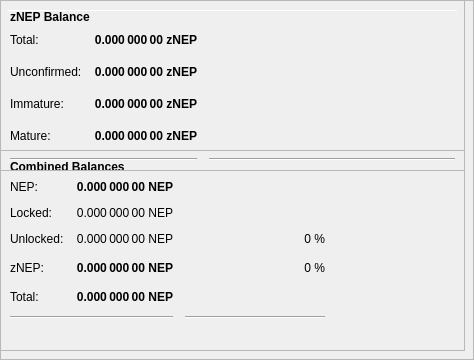
        <widget class="QFrame" name="frameObfuscation">
         <property name="minimumSize">
          <size>
           <width>0</width>
           <height>350</height>
          </size>
         </property>
         <property name="layoutDirection">
          <enum>Qt::LeftToRight</enum>
         </property>
         <property name="frameShape">
          <enum>QFrame::StyledPanel</enum>
         </property>
         <property name="frameShadow">
          <enum>QFrame::Raised</enum>
         </property>
         <widget class="QPushButton" name="runAutoDenom">
          <property name="geometry">
           <rect>
            <x>251</x>
            <y>17</y>
            <width>1</width>
            <height>1</height>
           </rect>
          </property>
          <property name="palette">
           <palette>
            <active>
             <colorrole role="WindowText">
              <brush brushstyle="SolidPattern">
               <color alpha="255">
                <red>0</red>
                <green>0</green>
                <blue>0</blue>
               </color>
              </brush>
             </colorrole>
             <colorrole role="Button">
              <brush brushstyle="SolidPattern">
               <color alpha="255">
                <red>239</red>
                <green>238</green>
                <blue>238</blue>
               </color>
              </brush>
             </colorrole>
             <colorrole role="Light">
              <brush brushstyle="SolidPattern">
               <color alpha="255">
                <red>255</red>
                <green>255</green>
                <blue>255</blue>
               </color>
              </brush>
             </colorrole>
             <colorrole role="Midlight">
              <brush brushstyle="SolidPattern">
               <color alpha="255">
                <red>247</red>
                <green>246</green>
                <blue>246</blue>
               </color>
              </brush>
             </colorrole>
             <colorrole role="Dark">
              <brush brushstyle="SolidPattern">
               <color alpha="255">
                <red>119</red>
                <green>119</green>
                <blue>119</blue>
               </color>
              </brush>
             </colorrole>
             <colorrole role="Mid">
              <brush brushstyle="SolidPattern">
               <color alpha="255">
                <red>159</red>
                <green>159</green>
                <blue>159</blue>
               </color>
              </brush>
             </colorrole>
             <colorrole role="Text">
              <brush brushstyle="SolidPattern">
               <color alpha="255">
                <red>0</red>
                <green>0</green>
                <blue>0</blue>
               </color>
              </brush>
             </colorrole>
             <colorrole role="BrightText">
              <brush brushstyle="SolidPattern">
               <color alpha="255">
                <red>255</red>
                <green>255</green>
                <blue>255</blue>
               </color>
              </brush>
             </colorrole>
             <colorrole role="ButtonText">
              <brush brushstyle="SolidPattern">
               <color alpha="255">
                <red>0</red>
                <green>0</green>
                <blue>0</blue>
               </color>
              </brush>
             </colorrole>
             <colorrole role="Base">
              <brush brushstyle="SolidPattern">
               <color alpha="255">
                <red>255</red>
                <green>255</green>
                <blue>255</blue>
               </color>
              </brush>
             </colorrole>
             <colorrole role="Window">
              <brush brushstyle="SolidPattern">
               <color alpha="255">
                <red>239</red>
                <green>238</green>
                <blue>238</blue>
               </color>
              </brush>
             </colorrole>
             <colorrole role="Shadow">
              <brush brushstyle="SolidPattern">
               <color alpha="255">
                <red>0</red>
                <green>0</green>
                <blue>0</blue>
               </color>
              </brush>
             </colorrole>
             <colorrole role="AlternateBase">
              <brush brushstyle="SolidPattern">
               <color alpha="255">
                <red>247</red>
                <green>246</green>
                <blue>246</blue>
               </color>
              </brush>
             </colorrole>
             <colorrole role="ToolTipBase">
              <brush brushstyle="SolidPattern">
               <color alpha="255">
                <red>255</red>
                <green>255</green>
                <blue>220</blue>
               </color>
              </brush>
             </colorrole>
             <colorrole role="ToolTipText">
              <brush brushstyle="SolidPattern">
               <color alpha="255">
                <red>0</red>
                <green>0</green>
                <blue>0</blue>
               </color>
              </brush>
             </colorrole>
            </active>
            <inactive>
             <colorrole role="WindowText">
              <brush brushstyle="SolidPattern">
               <color alpha="255">
                <red>0</red>
                <green>0</green>
                <blue>0</blue>
               </color>
              </brush>
             </colorrole>
             <colorrole role="Button">
              <brush brushstyle="SolidPattern">
               <color alpha="255">
                <red>239</red>
                <green>238</green>
                <blue>238</blue>
               </color>
              </brush>
             </colorrole>
             <colorrole role="Light">
              <brush brushstyle="SolidPattern">
               <color alpha="255">
                <red>255</red>
                <green>255</green>
                <blue>255</blue>
               </color>
              </brush>
             </colorrole>
             <colorrole role="Midlight">
              <brush brushstyle="SolidPattern">
               <color alpha="255">
                <red>247</red>
                <green>246</green>
                <blue>246</blue>
               </color>
              </brush>
             </colorrole>
             <colorrole role="Dark">
              <brush brushstyle="SolidPattern">
               <color alpha="255">
                <red>119</red>
                <green>119</green>
                <blue>119</blue>
               </color>
              </brush>
             </colorrole>
             <colorrole role="Mid">
              <brush brushstyle="SolidPattern">
               <color alpha="255">
                <red>159</red>
                <green>159</green>
                <blue>159</blue>
               </color>
              </brush>
             </colorrole>
             <colorrole role="Text">
              <brush brushstyle="SolidPattern">
               <color alpha="255">
                <red>0</red>
                <green>0</green>
                <blue>0</blue>
               </color>
              </brush>
             </colorrole>
             <colorrole role="BrightText">
              <brush brushstyle="SolidPattern">
               <color alpha="255">
                <red>255</red>
                <green>255</green>
                <blue>255</blue>
               </color>
              </brush>
             </colorrole>
             <colorrole role="ButtonText">
              <brush brushstyle="SolidPattern">
               <color alpha="255">
                <red>0</red>
                <green>0</green>
                <blue>0</blue>
               </color>
              </brush>
             </colorrole>
             <colorrole role="Base">
              <brush brushstyle="SolidPattern">
               <color alpha="255">
                <red>255</red>
                <green>255</green>
                <blue>255</blue>
               </color>
              </brush>
             </colorrole>
             <colorrole role="Window">
              <brush brushstyle="SolidPattern">
               <color alpha="255">
                <red>239</red>
                <green>238</green>
                <blue>238</blue>
               </color>
              </brush>
             </colorrole>
             <colorrole role="Shadow">
              <brush brushstyle="SolidPattern">
               <color alpha="255">
                <red>0</red>
                <green>0</green>
                <blue>0</blue>
               </color>
              </brush>
             </colorrole>
             <colorrole role="AlternateBase">
              <brush brushstyle="SolidPattern">
               <color alpha="255">
                <red>247</red>
                <green>246</green>
                <blue>246</blue>
               </color>
              </brush>
             </colorrole>
             <colorrole role="ToolTipBase">
              <brush brushstyle="SolidPattern">
               <color alpha="255">
                <red>255</red>
                <green>255</green>
                <blue>220</blue>
               </color>
              </brush>
             </colorrole>
             <colorrole role="ToolTipText">
              <brush brushstyle="SolidPattern">
               <color alpha="255">
                <red>0</red>
                <green>0</green>
                <blue>0</blue>
               </color>
              </brush>
             </colorrole>
            </inactive>
            <disabled>
             <colorrole role="WindowText">
              <brush brushstyle="SolidPattern">
               <color alpha="255">
                <red>119</red>
                <green>119</green>
                <blue>119</blue>
               </color>
              </brush>
             </colorrole>
             <colorrole role="Button">
              <brush brushstyle="SolidPattern">
               <color alpha="255">
                <red>239</red>
                <green>238</green>
                <blue>238</blue>
               </color>
              </brush>
             </colorrole>
             <colorrole role="Light">
              <brush brushstyle="SolidPattern">
               <color alpha="255">
                <red>255</red>
                <green>255</green>
                <blue>255</blue>
               </color>
              </brush>
             </colorrole>
             <colorrole role="Midlight">
              <brush brushstyle="SolidPattern">
               <color alpha="255">
                <red>247</red>
                <green>246</green>
                <blue>246</blue>
               </color>
              </brush>
             </colorrole>
             <colorrole role="Dark">
              <brush brushstyle="SolidPattern">
               <color alpha="255">
                <red>119</red>
                <green>119</green>
                <blue>119</blue>
               </color>
              </brush>
             </colorrole>
             <colorrole role="Mid">
              <brush brushstyle="SolidPattern">
               <color alpha="255">
                <red>159</red>
                <green>159</green>
                <blue>159</blue>
               </color>
              </brush>
             </colorrole>
             <colorrole role="Text">
              <brush brushstyle="SolidPattern">
               <color alpha="255">
                <red>119</red>
                <green>119</green>
                <blue>119</blue>
               </color>
              </brush>
             </colorrole>
             <colorrole role="BrightText">
              <brush brushstyle="SolidPattern">
               <color alpha="255">
                <red>255</red>
                <green>255</green>
                <blue>255</blue>
               </color>
              </brush>
             </colorrole>
             <colorrole role="ButtonText">
              <brush brushstyle="SolidPattern">
               <color alpha="255">
                <red>119</red>
                <green>119</green>
                <blue>119</blue>
               </color>
              </brush>
             </colorrole>
             <colorrole role="Base">
              <brush brushstyle="SolidPattern">
               <color alpha="255">
                <red>239</red>
                <green>238</green>
                <blue>238</blue>
               </color>
              </brush>
             </colorrole>
             <colorrole role="Window">
              <brush brushstyle="SolidPattern">
               <color alpha="255">
                <red>239</red>
                <green>238</green>
                <blue>238</blue>
               </color>
              </brush>
             </colorrole>
             <colorrole role="Shadow">
              <brush brushstyle="SolidPattern">
               <color alpha="255">
                <red>0</red>
                <green>0</green>
                <blue>0</blue>
               </color>
              </brush>
             </colorrole>
             <colorrole role="AlternateBase">
              <brush brushstyle="SolidPattern">
               <color alpha="255">
                <red>239</red>
                <green>238</green>
                <blue>238</blue>
               </color>
              </brush>
             </colorrole>
             <colorrole role="ToolTipBase">
              <brush brushstyle="SolidPattern">
               <color alpha="255">
                <red>255</red>
                <green>255</green>
                <blue>220</blue>
               </color>
              </brush>
             </colorrole>
             <colorrole role="ToolTipText">
              <brush brushstyle="SolidPattern">
               <color alpha="255">
                <red>0</red>
                <green>0</green>
                <blue>0</blue>
               </color>
              </brush>
             </colorrole>
            </disabled>
           </palette>
          </property>
          <property name="focusPolicy">
           <enum>Qt::NoFocus</enum>
          </property>
          <property name="autoFillBackground">
           <bool>true</bool>
          </property>
          <property name="text">
           <string/>
          </property>
          <property name="flat">
           <bool>true</bool>
          </property>
         </widget>
         <widget class="Line" name="line">
          <property name="geometry">
           <rect>
            <x>7</x>
            <y>10</y>
            <width>451</width>
            <height>1</height>
           </rect>
          </property>
          <property name="orientation">
           <enum>Qt::Horizontal</enum>
          </property>
         </widget>
         <widget class="QFrame" name="frame_3">
          <property name="geometry">
           <rect>
            <x>0</x>
            <y>150</y>
            <width>465</width>
            <height>201</height>
           </rect>
          </property>
          <property name="frameShape">
           <enum>QFrame::StyledPanel</enum>
          </property>
          <property name="frameShadow">
           <enum>QFrame::Raised</enum>
          </property>
          <layout class="QVBoxLayout" name="verticalLayout_5">
           <item>
            <layout class="QHBoxLayout" name="horizontalLayout_5" stretch="0">
             <item>
              <widget class="QLabel" name="label_5z">
               <property name="maximumSize">
                <size>
                 <width>16777215</width>
                 <height>20</height>
                </size>
               </property>
               <property name="font">
                <font>
                 <weight>75</weight>
                 <bold>true</bold>
                </font>
               </property>
               <property name="toolTip">
                <string>Combined Balances (including unconfirmed and immature coins)</string>
               </property>
               <property name="text">
                <string>&lt;html&gt;&lt;head/&gt;&lt;body&gt;&lt;p&gt;Combined Balances&lt;/p&gt;&lt;/body&gt;&lt;/html&gt;</string>
               </property>
              </widget>
             </item>
            </layout>
           </item>
           <item>
            <layout class="QGridLayout" name="gridLayout_3">
             <property name="spacing">
              <number>12</number>
             </property>
             <item row="7" column="0" colspan="2">
              <widget class="Line" name="lineSpendableBalance_3">
               <property name="orientation">
                <enum>Qt::Horizontal</enum>
               </property>
              </widget>
             </item>
             <item row="7" column="2">
              <widget class="Line" name="lineWatchBalance_3">
               <property name="sizePolicy">
                <sizepolicy hsizetype="Preferred" vsizetype="Fixed">
                 <horstretch>0</horstretch>
                 <verstretch>0</verstretch>
                </sizepolicy>
               </property>
               <property name="minimumSize">
                <size>
                 <width>140</width>
                 <height>0</height>
                </size>
               </property>
               <property name="orientation">
                <enum>Qt::Horizontal</enum>
               </property>
              </widget>
             </item>
             <item row="4" column="1">
              <widget class="QLabel" name="labelzBalancez">
               <property name="font">
                <font>
                 <weight>75</weight>
                 <bold>true</bold>
                </font>
               </property>
               <property name="cursor">
                <cursorShape>IBeamCursor</cursorShape>
               </property>
               <property name="toolTip">
                <string>Total of transactions that have yet to be confirmed, and do not yet count toward the spendable balance</string>
               </property>
               <property name="text">
                <string notr="true">0.000 000 00 NEP</string>
               </property>
               <property name="alignment">
                <set>Qt::AlignRight|Qt::AlignTrailing|Qt::AlignVCenter</set>
               </property>
               <property name="textInteractionFlags">
                <set>Qt::LinksAccessibleByMouse|Qt::TextSelectableByKeyboard|Qt::TextSelectableByMouse</set>
               </property>
              </widget>
             </item>
             <item row="6" column="1">
              <widget class="QLabel" name="labelTotalz">
               <property name="font">
                <font>
                 <weight>75</weight>
                 <bold>true</bold>
                </font>
               </property>
               <property name="cursor">
                <cursorShape>IBeamCursor</cursorShape>
               </property>
               <property name="toolTip">
                <string>Total Balance, including unconfirmed and immature coins.</string>
               </property>
               <property name="text">
                <string notr="true">0.000 000 00 NEP</string>
               </property>
               <property name="alignment">
                <set>Qt::AlignRight|Qt::AlignTrailing|Qt::AlignVCenter</set>
               </property>
               <property name="textInteractionFlags">
                <set>Qt::LinksAccessibleByMouse|Qt::TextSelectableByKeyboard|Qt::TextSelectableByMouse</set>
               </property>
              </widget>
             </item>
             <item row="4" column="3">
              <spacer name="horizontalSpacer_6">
               <property name="orientation">
                <enum>Qt::Horizontal</enum>
               </property>
               <property name="sizeHint" stdset="0">
                <size>
                 <width>40</width>
                 <height>20</height>
                </size>
               </property>
              </spacer>
             </item>
             <item row="6" column="0">
              <widget class="QLabel" name="labelTotalTextz">
               <property name="text">
                <string>Total:</string>
               </property>
              </widget>
             </item>
             <item row="1" column="0">
              <widget class="QLabel" name="labelBalanceTextz">
               <property name="text">
                <string>NEP:</string>
               </property>
              </widget>
             </item>
             <item row="1" column="1">
              <widget class="QLabel" name="labelBalancez">
               <property name="font">
                <font>
                 <weight>75</weight>
                 <bold>true</bold>
                </font>
               </property>
               <property name="cursor">
                <cursorShape>IBeamCursor</cursorShape>
               </property>
               <property name="toolTip">
                <string>Your current spendable balance</string>
               </property>
               <property name="text">
                <string notr="true">0.000 000 00 NEP</string>
               </property>
               <property name="alignment">
                <set>Qt::AlignRight|Qt::AlignTrailing|Qt::AlignVCenter</set>
               </property>
               <property name="textInteractionFlags">
                <set>Qt::LinksAccessibleByMouse|Qt::TextSelectableByKeyboard|Qt::TextSelectableByMouse</set>
               </property>
              </widget>
             </item>
             <item row="4" column="0">
              <widget class="QLabel" name="labelzBalanceTextz">
               <property name="toolTip">
                <string/>
               </property>
               <property name="text">
                <string>zNEP:</string>
               </property>
              </widget>
             </item>
             <item row="4" column="2">
              <widget class="QLabel" name="labelzNEPPercent">
               <property name="toolTip">
                <string>Current percentage of zNEP.
If AutoMint is enabled this percentage will settle around the configured AutoMint percentage (default = 10%)</string>
               </property>
               <property name="text">
                <string>0 %</string>
               </property>
               <property name="alignment">
                <set>Qt::AlignRight|Qt::AlignTrailing|Qt::AlignVCenter</set>
               </property>
              </widget>
             </item>
             <item row="6" column="2">
              <widget class="QLabel" name="label100Percent">
               <property name="text">
                <string/>
               </property>
               <property name="alignment">
                <set>Qt::AlignRight|Qt::AlignTrailing|Qt::AlignVCenter</set>
               </property>
              </widget>
             </item>
             <item row="2" column="1">
              <widget class="QLabel" name="labelLockedBalance">
               <property name="toolTip">
                <string>Locked NEP or Masternode collaterals. These are excluded from zNEP minting.</string>
               </property>
               <property name="text">
                <string>0.000 000 00 NEP</string>
               </property>
               <property name="alignment">
                <set>Qt::AlignRight|Qt::AlignTrailing|Qt::AlignVCenter</set>
               </property>
              </widget>
             </item>
             <item row="2" column="0">
              <widget class="QLabel" name="labelLockedBalanceText">
               <property name="toolTip">
                <string>Locked NEP or Masternode collaterals. These are excluded from zNEP minting.</string>
               </property>
               <property name="text">
                <string>Locked:</string>
               </property>
              </widget>
             </item>
             <item row="3" column="0">
              <widget class="QLabel" name="labelUnLockedBalanceText">
               <property name="toolTip">
                <string>Unlocked NEPs. These can be used for zNEP minting.</string>
               </property>
               <property name="text">
                <string>Unlocked:</string>
               </property>
              </widget>
             </item>
             <item row="3" column="1">
              <widget class="QLabel" name="labelUnLockedBalance">
               <property name="toolTip">
                <string>Unlocked NEPs. These can be used for zNEP minting.</string>
               </property>
               <property name="text">
                <string>0.000 000 00 NEP</string>
               </property>
               <property name="alignment">
                <set>Qt::AlignRight|Qt::AlignTrailing|Qt::AlignVCenter</set>
               </property>
              </widget>
             </item>
             <item row="3" column="2">
              <widget class="QLabel" name="labelNEPPercent">
               <property name="text">
                <string>0 %</string>
               </property>
               <property name="alignment">
                <set>Qt::AlignRight|Qt::AlignTrailing|Qt::AlignVCenter</set>
               </property>
              </widget>
             </item>
            </layout>
           </item>
           <item>
            <spacer name="verticalSpacer">
             <property name="orientation">
              <enum>Qt::Vertical</enum>
             </property>
             <property name="sizeHint" stdset="0">
              <size>
               <width>20</width>
               <height>40</height>
              </size>
             </property>
            </spacer>
           </item>
          </layout>
         </widget>
         <widget class="QFrame" name="frame_4">
          <property name="geometry">
           <rect>
            <x>0</x>
            <y>0</y>
            <width>465</width>
            <height>171</height>
           </rect>
          </property>
          <property name="frameShape">
           <enum>QFrame::StyledPanel</enum>
          </property>
          <property name="frameShadow">
           <enum>QFrame::Raised</enum>
          </property>
          <layout class="QVBoxLayout" name="verticalLayout_7">
           <item>
            <layout class="QHBoxLayout" name="horizontalLayout_8" stretch="0">
             <item>
              <widget class="QLabel" name="label_5z_3">
               <property name="maximumSize">
                <size>
                 <width>16777215</width>
                 <height>20</height>
                </size>
               </property>
               <property name="font">
                <font>
                 <weight>75</weight>
                 <bold>true</bold>
                </font>
               </property>
               <property name="text">
                <string>zNEP Balance</string>
               </property>
              </widget>
             </item>
            </layout>
           </item>
           <item>
            <layout class="QGridLayout" name="gridLayout_5">
             <property name="spacing">
              <number>12</number>
             </property>
             <item row="4" column="0">
              <widget class="QLabel" name="labelzBalanceMatureText">
               <property name="toolTip">
                <string>Mature: more than 20 confirmation and more than 1 mints of the same denomination after it was minted.
These zNEP are spendable.</string>
               </property>
               <property name="text">
                <string>Mature:</string>
               </property>
              </widget>
             </item>
             <item row="5" column="0" colspan="2">
              <widget class="Line" name="lineSpendableBalance_5">
               <property name="orientation">
                <enum>Qt::Horizontal</enum>
               </property>
              </widget>
             </item>
             <item row="1" column="1">
              <widget class="QLabel" name="labelzBalance">
               <property name="font">
                <font>
                 <weight>75</weight>
                 <bold>true</bold>
                </font>
               </property>
               <property name="cursor">
                <cursorShape>IBeamCursor</cursorShape>
               </property>
               <property name="toolTip">
                <string>All available zNEP, unconfirmed and immature zNEP included.</string>
               </property>
               <property name="text">
                <string notr="true">0.000 000 00 zNEP</string>
               </property>
               <property name="alignment">
                <set>Qt::AlignRight|Qt::AlignTrailing|Qt::AlignVCenter</set>
               </property>
               <property name="textInteractionFlags">
                <set>Qt::LinksAccessibleByMouse|Qt::TextSelectableByKeyboard|Qt::TextSelectableByMouse</set>
               </property>
              </widget>
             </item>
             <item row="5" column="2">
              <widget class="Line" name="lineWatchBalance_5">
               <property name="sizePolicy">
                <sizepolicy hsizetype="Preferred" vsizetype="Fixed">
                 <horstretch>0</horstretch>
                 <verstretch>0</verstretch>
                </sizepolicy>
               </property>
               <property name="minimumSize">
                <size>
                 <width>140</width>
                 <height>0</height>
                </size>
               </property>
               <property name="orientation">
                <enum>Qt::Horizontal</enum>
               </property>
              </widget>
             </item>
             <item row="1" column="0">
              <widget class="QLabel" name="labelzBalanceText">
               <property name="toolTip">
                <string>All available zNEP, unconfirmed and immature zNEP included.</string>
               </property>
               <property name="text">
                <string>Total:</string>
               </property>
              </widget>
             </item>
             <item row="1" column="2">
              <spacer name="horizontalSpacer_8">
               <property name="orientation">
                <enum>Qt::Horizontal</enum>
               </property>
               <property name="sizeHint" stdset="0">
                <size>
                 <width>40</width>
                 <height>20</height>
                </size>
               </property>
              </spacer>
             </item>
             <item row="4" column="2">
              <spacer name="horizontalSpacer_4">
               <property name="orientation">
                <enum>Qt::Horizontal</enum>
               </property>
               <property name="sizeHint" stdset="0">
                <size>
                 <width>40</width>
                 <height>20</height>
                </size>
               </property>
              </spacer>
             </item>
             <item row="4" column="1">
              <widget class="QLabel" name="labelzBalanceMature">
               <property name="font">
                <font>
                 <weight>75</weight>
                 <bold>true</bold>
                </font>
               </property>
               <property name="toolTip">
                <string>Mature: more than 20 confirmation and more than 1 mints of the same denomination after it was minted.
These zNEP are spendable.</string>
               </property>
               <property name="text">
                <string>0.000 000 00 zNEP</string>
               </property>
               <property name="alignment">
                <set>Qt::AlignRight|Qt::AlignTrailing|Qt::AlignVCenter</set>
               </property>
              </widget>
             </item>
             <item row="2" column="0">
              <widget class="QLabel" name="labelzBalanceUnconfirmedText">
               <property name="toolTip">
                <string>Unconfirmed: less than 20 confirmations
Immature: confirmed, but less than 1 mints of the same denomination after it was minted</string>
               </property>
               <property name="text">
                <string>Unconfirmed:</string>
               </property>
              </widget>
             </item>
             <item row="2" column="1">
              <widget class="QLabel" name="labelzBalanceUnconfirmed">
               <property name="font">
                <font>
                 <weight>75</weight>
                 <bold>true</bold>
                </font>
               </property>
               <property name="toolTip">
                <string>Unconfirmed: less than 20 confirmations
Immature: confirmed, but less than 1 mints of the same denomination after it was minted</string>
               </property>
               <property name="text">
                <string>0.000 000 00 zNEP</string>
               </property>
               <property name="alignment">
                <set>Qt::AlignRight|Qt::AlignTrailing|Qt::AlignVCenter</set>
               </property>
              </widget>
             </item>
             <item row="2" column="2">
              <spacer name="horizontalSpacer_5">
               <property name="orientation">
                <enum>Qt::Horizontal</enum>
               </property>
               <property name="sizeHint" stdset="0">
                <size>
                 <width>40</width>
                 <height>20</height>
                </size>
               </property>
              </spacer>
             </item>
             <item row="3" column="0">
              <widget class="QLabel" name="labelzBalanceImmatureText">
               <property name="toolTip">
                <string>Unconfirmed: less than 20 confirmations
Immature: confirmed, but less than 1 mints of the same denomination after it was minted</string>
               </property>
               <property name="text">
                <string>Immature:</string>
               </property>
              </widget>
             </item>
             <item row="3" column="1">
              <widget class="QLabel" name="labelzBalanceImmature">
               <property name="font">
                <font>
                 <weight>75</weight>
                 <bold>true</bold>
                </font>
               </property>
               <property name="toolTip">
                <string>Unconfirmed: less than 20 confirmations
Immature: confirmed, but less than 1 mints of the same denomination after it was minted</string>
               </property>
               <property name="text">
                <string>0.000 000 00 zNEP</string>
               </property>
               <property name="alignment">
                <set>Qt::AlignRight|Qt::AlignTrailing|Qt::AlignVCenter</set>
               </property>
              </widget>
             </item>
             <item row="3" column="2">
              <spacer name="horizontalSpacer_7">
               <property name="orientation">
                <enum>Qt::Horizontal</enum>
               </property>
               <property name="sizeHint" stdset="0">
                <size>
                 <width>40</width>
                 <height>20</height>
                </size>
               </property>
              </spacer>
             </item>
            </layout>
           </item>
          </layout>
         </widget>
        </widget>
